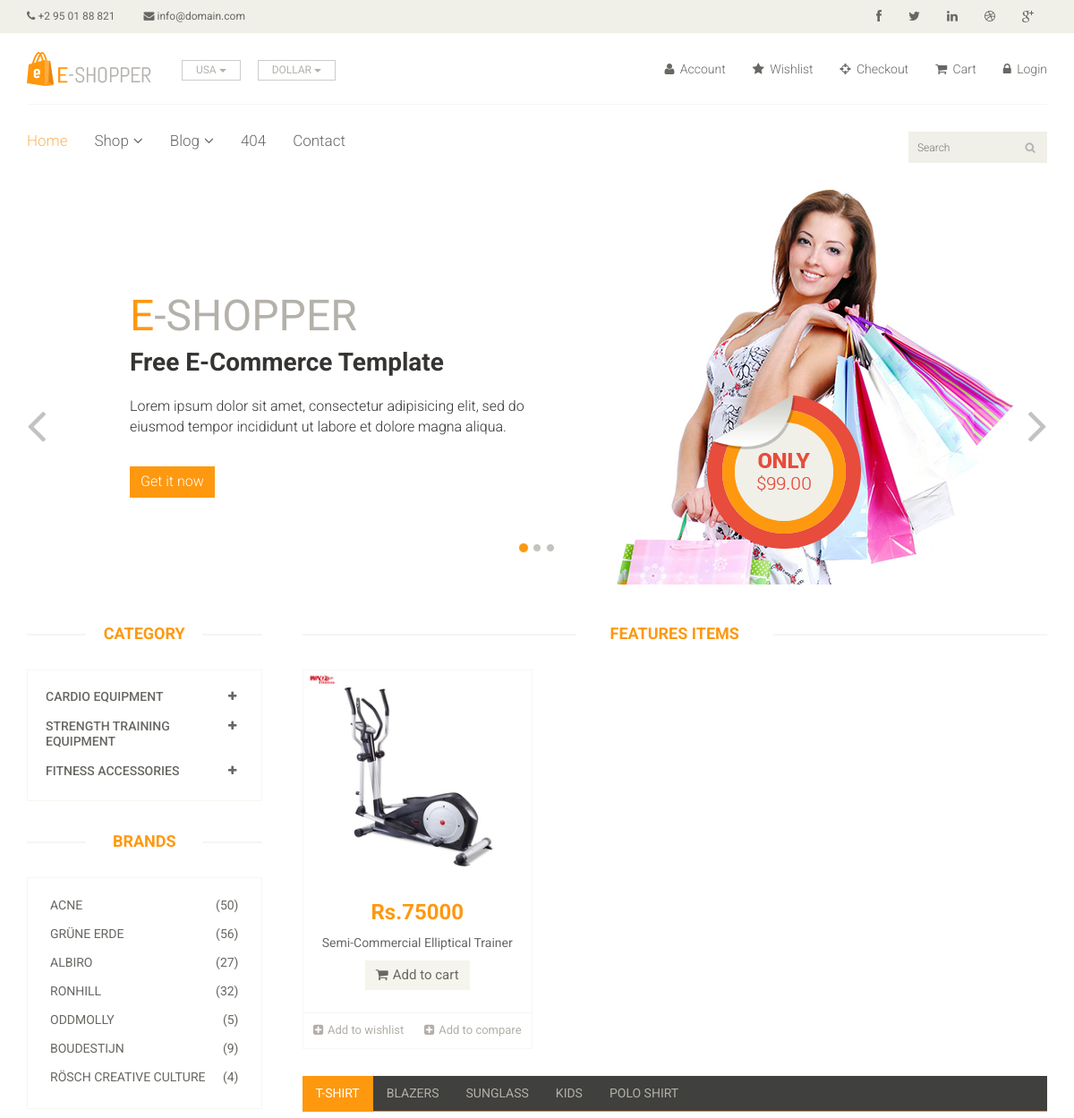
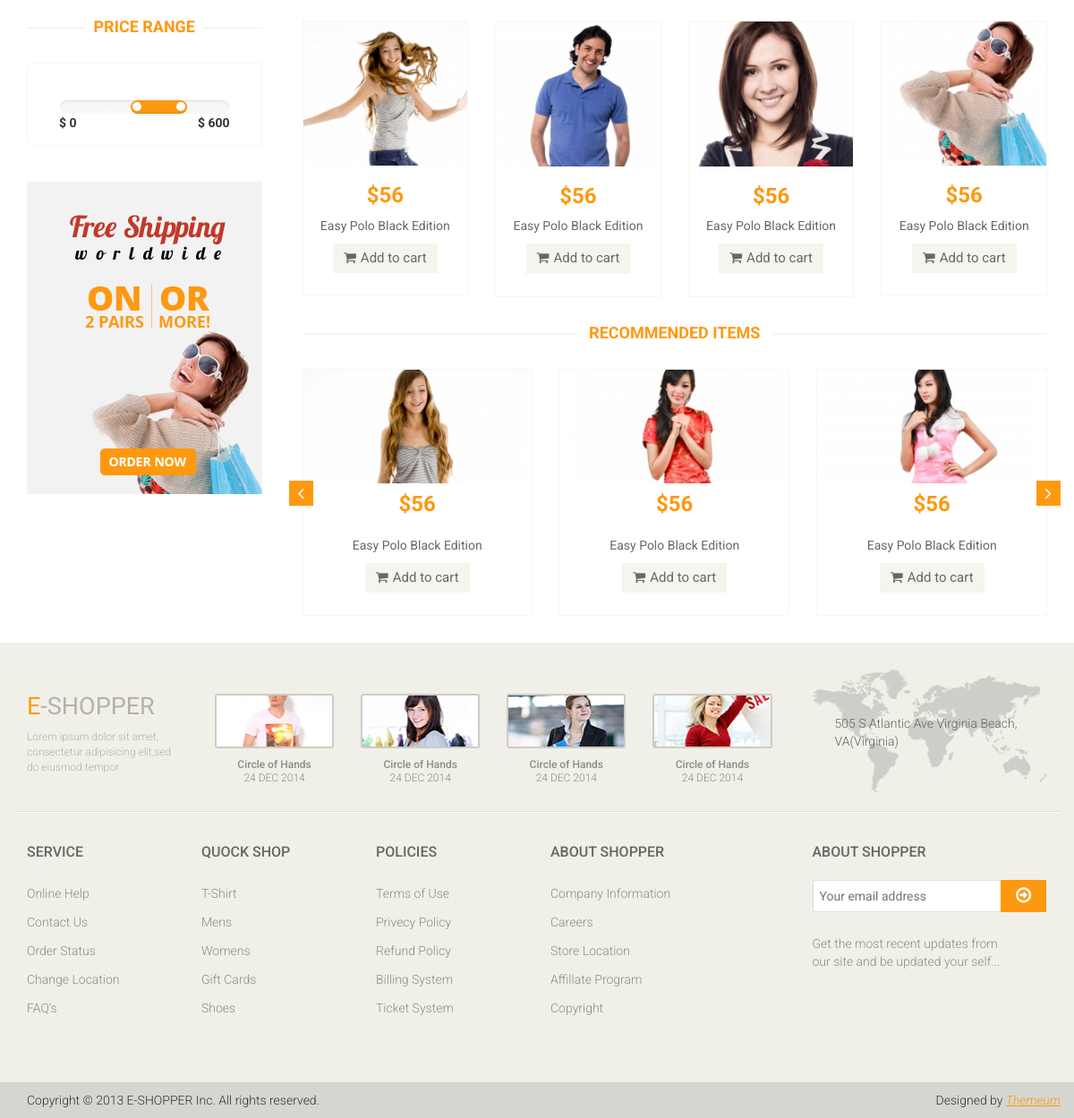
Screenshot of /?category=3 with the database file from the repository (2 pictures, top to bottom).
### app/models.py (models this page shows, shortened)
class Category(models.Model):
    name = models.CharField(max_length=150)

class Product(models.Model):
    category = models.ForeignKey(Category, on_delete=models.CASCADE, null=False, default='')
    sub_category = models.ForeignKey(Sub_Category, on_delete=models.CASCADE, null=False, default='')
    image = models.ImageField(upload_to='ecommerce/pimg')
    name = models.CharField(max_length=150)
    price = models.IntegerField()
    date = models.DateField(auto_now_add=True)

### E_Shop/views.py (the view)
# urls.py: path('', views.Index, name='index'),
def Index(request):
    category=Category.objects.all()
    categoryID = request.GET.get('category')
    if categoryID:
        product = Product.objects.filter(sub_category = categoryID).order_by('-id')
    else:
        product = Product.objects.all()
    context = {
        'category': category,
        'product': product,
    }
    return render(request, 'index.html',context)

### templates/index.html (shortened to what this page needs)
{% extends 'master.html' %}
{% block body %}
{% load static%}
<section id="slider">
    <div class="container">
        <div class="row">
            <div class="col-sm-12">
                <div id="slider-carousel" class="carousel slide" data-ride="carousel">
                    <ol class="carousel-indicators">
                        <li data-target="#slider-carousel" data-slide-to="0" class="active"></li>
                        <li data-target="#slider-carousel" data-slide-to="1"></li>
                        <li data-target="#slider-carousel" data-slide-to="2"></li>
                    </ol>
                    <div class="carousel-inner">
                        <div class="item active">
                            <div class="col-sm-6">
                                <h1><span>E</span>-SHOPPER</h1>
                                <h2>Free E-Commerce Template</h2>
                                <p>Lorem ipsum dolor sit amet, consectetur adipisicing elit, sed do eiusmod tempor incididunt ut labore et dolore magna aliqua. </p>
                                <button type="button" class="btn btn-default get">Get it now</button>
                            </div>
                            <div class="col-sm-6">
                                <img src="{% static 'images/home/girl1.jpg' %}" class="girl img-responsive" alt="" />
                                <img src="{% static 'images/home/pricing.png' %}" class="pricing" alt="" />
                            </div>
                        </div>
                    </div>
                    <a href="#slider-carousel" class="left control-carousel hidden-xs" data-slide="prev">
                        <i class="fa fa-angle-left"></i>
                    </a>
                    <a href="#slider-carousel" class="right control-carousel hidden-xs" data-slide="next">
                        <i class="fa fa-angle-right"></i>
                    </a>
                </div>
            </div>
        </div>
    </div>
</section>
<section>
    <div class="container">
        <div class="row">
            <div class="col-sm-3">
                <div class="left-sidebar">
                    <h2>Category</h2>
                    <div class="panel-group category-products" id="accordian">
                        {% for cat in category %}
                        <div class="panel panel-default">
                            <div class="panel-heading">
                                <h4 class="panel-title">
                                    <a data-toggle="collapse" data-parent="#accordian" href="#{{cat.id}}">
                                        <span class="badge pull-right"><i class="fa fa-plus"></i></span>
                                        {{ cat.name }}
                                    </a>
                                </h4>
                            </div>
                        </div>
                        {% endfor %}
                    </div>
                    <div class="brands_products">
                        <h2>Brands</h2>
                        <div class="brands-name">
                            <ul class="nav nav-pills nav-stacked">
                                <li><a href="#"> <span class="pull-right">(50)</span>Acne</a></li>
                                <li><a href="#"> <span class="pull-right">(56)</span>Grüne Erde</a></li>
                                <li><a href="#"> <span class="pull-right">(27)</span>Albiro</a></li>
                                <li><a href="#"> <span class="pull-right">(32)</span>Ronhill</a></li>
                                <li><a href="#"> <span class="pull-right">(5)</span>Oddmolly</a></li>
                                <li><a href="#"> <span class="pull-right">(9)</span>Boudestijn</a></li>
                                <li><a href="#"> <span class="pull-right">(4)</span>Rösch creative culture</a></li>
                            </ul>
                        </div>
                    </div>
                    <div class="price-range">
                        <h2>Price Range</h2>
                        <div class="well text-center">
                             <input type="text" class="span2" value="" data-slider-min="0" data-slider-max="600" data-slider-step="5" data-slider-value="[250,450]" id="sl2" ><br />
                             <b class="pull-left">$ 0</b> <b class="pull-right">$ 600</b>
                        </div>
                    </div>
                    <div class="shipping text-center">
                        <img src="images/home/shipping.jpg" alt="" />
                    </div>
                </div>
            </div>
            <div class="col-sm-9 padding-right">
                <div class="features_items">
                    <h2 class="title text-center">Features Items</h2>
                    {% for prod in product %}
                    <div class="col-sm-4">
                        <div class="product-image-wrapper">
                            <div class="single-products">
                                    <div class="productinfo text-center">
                                        <img src="{{prod.image}}" alt="" />
                                        <h2>Rs.{{prod.price}}</h2>
                                        <p>{{prod.name}}</p>
                                        <a href="#" class="btn btn-default add-to-cart"><i class="fa fa-shopping-cart"></i>Add to cart</a>
                                    </div>
                                    <div class="product-overlay">
                                        <div class="overlay-content">
                                        </div>
                                    </div>
                            </div>
                            <div class="choose">
                                <ul class="nav nav-pills nav-justified">
                                    <li><a href="#"><i class="fa fa-plus-square"></i>Add to wishlist</a></li>
                                    <li><a href="#"><i class="fa fa-plus-square"></i>Add to compare</a></li>
                                </ul>
                            </div>
                        </div>
                    </div>
                    {% endfor %}
                </div>
                <div class="category-tab">
                    <div class="col-sm-12">
                        <ul class="nav nav-tabs">
                            <li class="active"><a href="#tshirt" data-toggle="tab">T-Shirt</a></li>
                            <li><a href="#blazers" data-toggle="tab">Blazers</a></li>
                            <li><a href="#sunglass" data-toggle="tab">Sunglass</a></li>
                            <li><a href="#kids" data-toggle="tab">Kids</a></li>
                            <li><a href="#poloshirt" data-toggle="tab">Polo shirt</a></li>
                        </ul>
                    </div>
                    <div class="tab-content">
                        <div class="tab-pane fade active in" id="tshirt" >
                            <div class="col-sm-3">
                                <div class="product-image-wrapper">
                                    <div class="single-products">
                                        <div class="productinfo text-center">
                                            <img src="images/home/gallery1.jpg" alt="" />
                                            <h2>$56</h2>
                                            <p>Easy Polo Black Edition</p>
                                            <a href="#" class="btn btn-default add-to-cart"><i class="fa fa-shopping-cart"></i>Add to cart</a>
                                        </div>
                                    </div>
                                </div>
                            </div>
                            <div class="col-sm-3">
                                <div class="product-image-wrapper">
                                    <div class="single-products">
                                        <div class="productinfo text-center">
                                            <img src="images/home/gallery2.jpg" alt="" />
                                            <h2>$56</h2>
                                            <p>Easy Polo Black Edition</p>
                                            <a href="#" class="btn btn-default add-to-cart"><i class="fa fa-shopping-cart"></i>Add to cart</a>
                                        </div>
                                    </div>
                                </div>
                            </div>
                            <div class="col-sm-3">
                                <div class="product-image-wrapper">
                                    <div class="single-products">
                                        <div class="productinfo text-center">
                                            <img src="images/home/gallery3.jpg" alt="" />
                                            <h2>$56</h2>
                                            <p>Easy Polo Black Edition</p>
                                            <a href="#" class="btn btn-default add-to-cart"><i class="fa fa-shopping-cart"></i>Add to cart</a>
                                        </div>
                                    </div>
                                </div>
                            </div>
                            <div class="col-sm-3">
                                <div class="product-image-wrapper">
                                    <div class="single-products">
                                        <div class="productinfo text-center">
                                            <img src="images/home/gallery4.jpg" alt="" />
                                            <h2>$56</h2>
                                            <p>Easy Polo Black Edition</p>
                                            <a href="#" class="btn btn-default add-to-cart"><i class="fa fa-shopping-cart"></i>Add to cart</a>
                                        </div>
                                    </div>
                                </div>
                            </div>
                        </div>
                    </div>
                </div>
                <div class="recommended_items">
                    <h2 class="title text-center">recommended items</h2>
                    <div id="recommended-item-carousel" class="carousel slide" data-ride="carousel">
                        <div class="carousel-inner">
                            <div class="item active">
                                <div class="col-sm-4">
                                    <div class="product-image-wrapper">
                                        <div class="single-products">
                                            <div class="productinfo text-center">
                                                <img src="images/home/recommend1.jpg" alt="" />
                                                <h2>$56</h2>
                                                <p>Easy Polo Black Edition</p>
                                                <a href="#" class="btn btn-default add-to-cart"><i class="fa fa-shopping-cart"></i>Add to cart</a>
                                            </div>
                                        </div>
                                    </div>
                                </div>
                                <div class="col-sm-4">
                                    <div class="product-image-wrapper">
                                        <div class="single-products">
                                            <div class="productinfo text-center">
                                                <img src="images/home/recommend2.jpg" alt="" />
                                                <h2>$56</h2>
                                                <p>Easy Polo Black Edition</p>
                                                <a href="#" class="btn btn-default add-to-cart"><i class="fa fa-shopping-cart"></i>Add to cart</a>
                                            </div>
                                        </div>
                                    </div>
                                </div>
                                <div class="col-sm-4">
                                    <div class="product-image-wrapper">
                                        <div class="single-products">
                                            <div class="productinfo text-center">
                                                <img src="images/home/recommend3.jpg" alt="" />
                                                <h2>$56</h2>
                                                <p>Easy Polo Black Edition</p>
                                                <a href="#" class="btn btn-default add-to-cart"><i class="fa fa-shopping-cart"></i>Add to cart</a>
                                            </div>
                                        </div>
                                    </div>
                                </div>
                            </div>
                        </div>
                         <a class="left recommended-item-control" href="#recommended-item-carousel" data-slide="prev">
                            <i class="fa fa-angle-left"></i>
                          </a>
                          <a class="right recommended-item-control" href="#recommended-item-carousel" data-slide="next">
                            <i class="fa fa-angle-right"></i>
                          </a>
                    </div>
                </div>
            </div>
        </div>
    </div>
</section>
{% endblock %}

### rows the page displays
Category: name "CARDIO EQUIPMENT"
Category: name "STRENGTH TRAINING EQUIPMENT"
Category: name "FITNESS ACCESSORIES"
Product: image (picture), price "75000", name "Semi-Commercial Elliptical Trainer"
